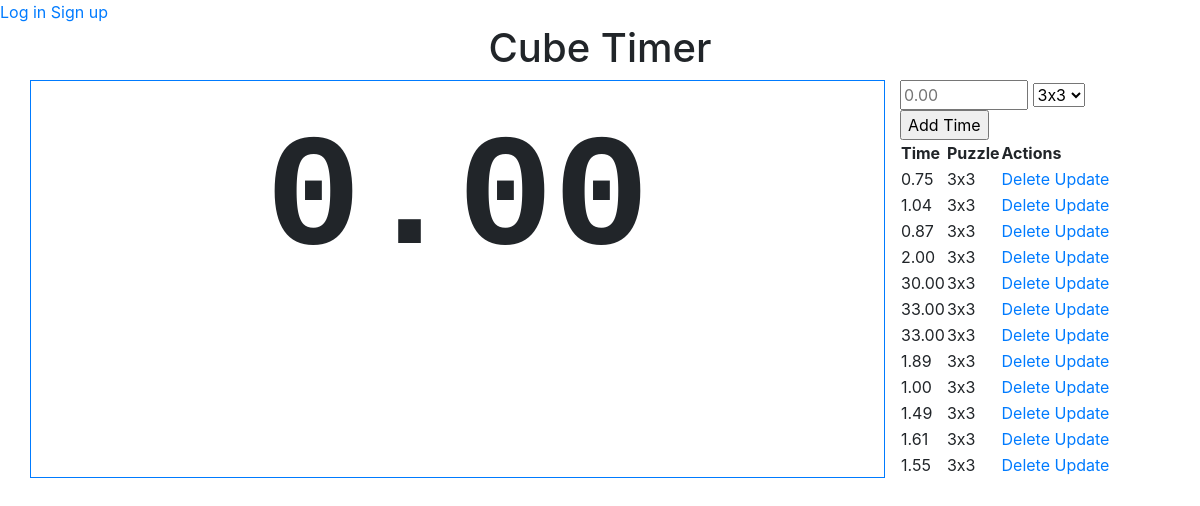
Before: / with the older database file.
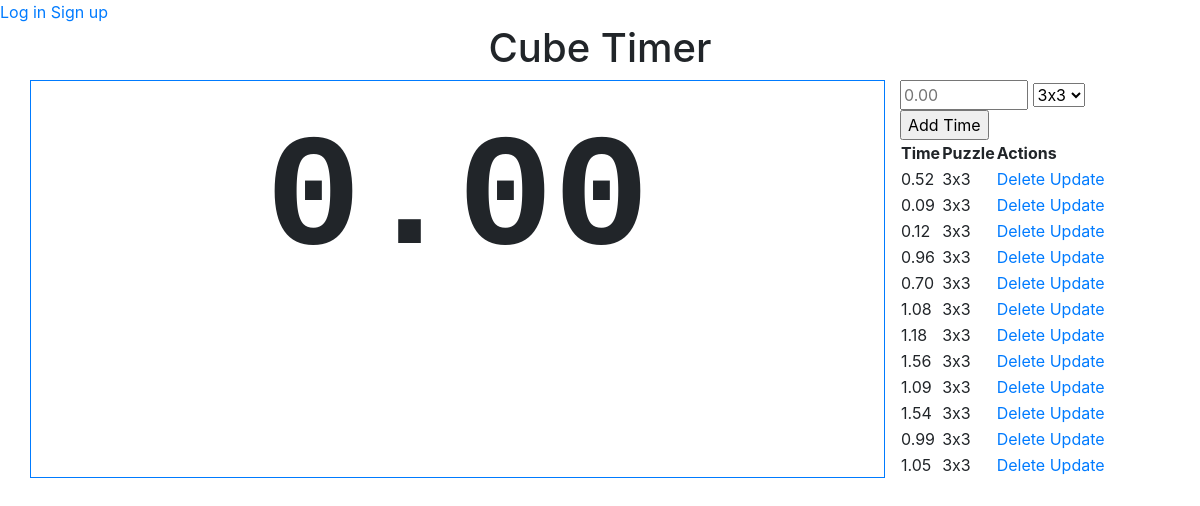
After: the same page with the newer database file.
### app.py (models this page shows, shortened)
class Time(db.Model):
    id = db.Column(db.Integer, primary_key=True)
    puzzle = db.Column(db.String(20), nullable=False) # Foriegn key to puzzle table? Category type?
    value = db.Column(db.Numeric(10,2), nullable=False)
    date_entered = db.Column(db.DateTime, default=datetime.utcnow, nullable=False)
    method_entered = db.Column(db.Integer, nullable=False) # Foriegn key to method table? {1,2,3,4}

### app.py (the view)
@app.route('/', methods=['POST', 'GET'])
def index():
    if request.method == 'POST':
        value = request.form['value']
        puzzle = request.form['puzzle']
        new_time = Time(value=value, puzzle=puzzle, method_entered=1)
        try:
            db.session.add(new_time)
            db.session.commit()
            return redirect("/")
        except:
            return "There was an issue manually adding the time."
    else:
        times = Time.query.order_by(Time.date_entered.desc()).limit(12).all()
        return render_template('index.html', times=times)

### templates/index.html (shortened to what this page needs)
{% extends 'base.html' %}
{% block body %}
<header>
    <a href='/login'>Log in</a>
    <a href='/signup'>Sign up</a>
</header>
<h1 style="text-align: center;">Cube Timer</h1>
<div class="container">
    <div class="row">
        <div class="col-9 border border-primary">
            <p class="timerLabel" id="timerLabel">0.00</p>
        </div>
        <div class="col-3">
            <div class="form">
                <form action="/" method="POST" id="form">
                    <input type="number" name="value" id="value" size="5" placeholder="0.00" required name="price" min="0" max="999.99" step="0.01" pattern="^\d+(?:\.\d{1,2})?$">
                    <select id="puzzle" name="puzzle">
                        <option value="3x3">3x3</option>
                    </select>
                    <input type="submit" value="Add Time">
                </form>
            </div>
            {% if times|length < 1 %}
                <h6>There are no times to display.</h6>
            {% else %}
                <table>
                    <tr>
                        <th>Time</th>
                        <th>Puzzle</th>
                        <th>Actions</th>
                    </tr>
                    {% for time in times %}
                        <tr>
                            <td>{{ time.value }}</td>
                            <td>{{ time.puzzle }}</td>
                            <td>
                                <a href="/delete/{{time.id}}">Delete</a>
                                <a href="/update/{{time.id}}">Update</a>
                            </td>
                        </tr>
                    {% endfor %}
                </table>
            {% endif %}
        </div>
    </div>
</div>
{% endblock %}

Changed rows visible on the page:
no longer on this page (row unchanged): Time: value "0.75", puzzle "3x3"
no longer on this page (row unchanged): Time: value "1.04", puzzle "3x3"
no longer on this page (row unchanged): Time: value "0.87", puzzle "3x3"
no longer on this page (row unchanged): Time: value "2.00", puzzle "3x3"
no longer on this page (row unchanged): Time: value "30.00", puzzle "3x3"
no longer on this page (row unchanged): Time: value "33.00", puzzle "3x3"
no longer on this page (row unchanged): Time: value "33.00", puzzle "3x3"
no longer on this page (row unchanged): Time: value "1.89", puzzle "3x3"
no longer on this page (row unchanged): Time: value "1.00", puzzle "3x3"
no longer on this page (row unchanged): Time: value "1.49", puzzle "3x3"
no longer on this page (row unchanged): Time: value "1.61", puzzle "3x3"
no longer on this page (row unchanged): Time: value "1.55", puzzle "3x3"
added Time: value "0.52", puzzle "3x3"
added Time: value "0.09", puzzle "3x3"
added Time: value "0.12", puzzle "3x3"
added Time: value "0.96", puzzle "3x3"
added Time: value "0.70", puzzle "3x3"
added Time: value "1.08", puzzle "3x3"
added Time: value "1.18", puzzle "3x3"
added Time: value "1.56", puzzle "3x3"
added Time: value "1.09", puzzle "3x3"
added Time: value "1.54", puzzle "3x3"
added Time: value "0.99", puzzle "3x3"
added Time: value "1.05", puzzle "3x3"
